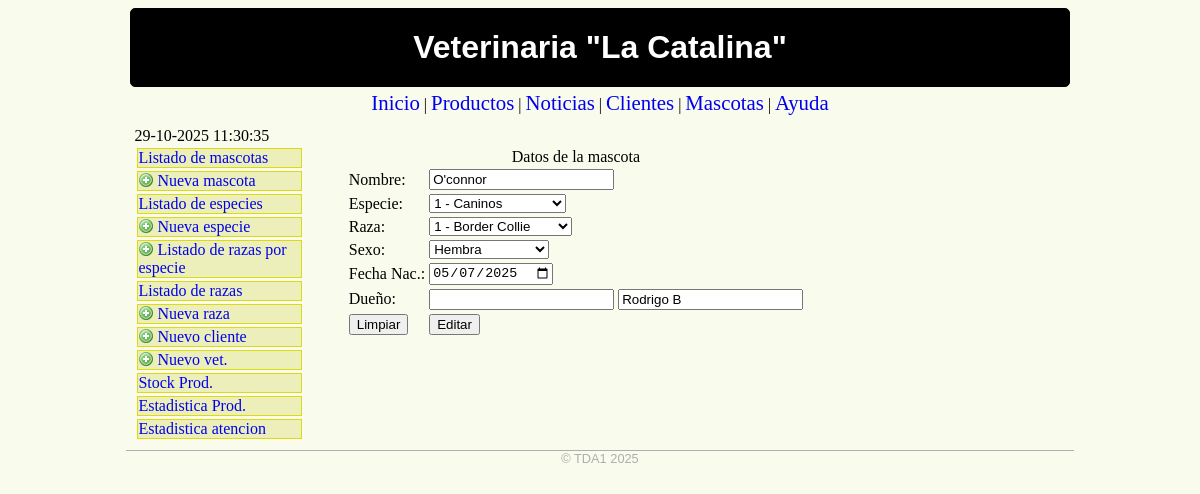
Screenshot of /veterinaria/mascotas-editar.php?masid=1 with the database file from the repository.
### tables this page shows
CREATE TABLE `mascotas` (
  `masid` int(11) NOT NULL,
  `masnombre` varchar(50) NOT NULL,
  `masespecie` int(11) NOT NULL,
  `masraza` int(11) NOT NULL,
  `massexo` varchar(1) NOT NULL,
  `masfechanac` date NOT NULL,
  `maspropietario` varchar(100) NOT NULL
);

### veterinaria/mascotas-editar.php (the view, shortened to what this page needs)
<?php
require('./db.php');
if($_GET){
	$masid = $_GET['masid'];
	$masid = mysqli_real_escape_string($conn,$masid);
	$sql = "SELECT * FROM mascotas WHERE masid='".$masid."'";
	$resultado = mysqli_query($conn,$sql);
	while($row = mysqli_fetch_array($resultado, MYSQLI_ASSOC)){
		$petname = $row['masnombre'];
		$petspecie = $row['masespecie'];
		$petrace = $row['masraza'];
		$petsex = $row['massexo'];
		$petdob = $row['masfechanac'];
		$petownername = $row['maspropietario'];
	}
}
?>
<html>
<head>
<link href='./estilo-diagramacion.css' rel='stylesheet' type='text/css'>
</head>
<body>
<div class='contenedor'>
	<header>
	<a href='/'>Veterinaria "La Catalina"</a>
	</header>
	<nav>
	<?php include('menu-superior.php'); ?>
	</nav>
	<section>
	<?php include('menu-lateral.php'); ?>
	</section>
<article>
<form action='<?php echo $_SERVER['PHP_SELF']; ?>' method='POST'>
	<table>
	<caption>Datos de la mascota</caption>
	<tr>
	<td>Nombre:</td>
	<td><input type='text' name='petname' id='petname' value='<?php echo htmlentities($petname); ?>' autofocus required></td>
	</tr>
	<tr>
	<td>Especie:</td>
	<td>
	<select name='petspecie' id='petspecie'>
	<?php
	$sql = "SELECT * FROM especies";
	$result = mysqli_query($conn, $sql);
	while($row = mysqli_fetch_array($result, MYSQLI_ASSOC)){
		$selected = "";
		if($row['espid'] == $petspecie){ $selected = " selected";}
		echo "<option value='".$row['espid']."'".$selected.">";
		echo $row['espid']." - ".$row['espnombre']."</option>\n";
}
	?>
	</select>
	</td>
	</tr>
	<tr>
	<td>Raza:</td>
	<td>
	<select name='petrace' id='petrace'>
	<?php
	$sql = "SELECT * FROM razas ORDER BY razespecie";
	$result = mysqli_query($conn, $sql);
	while($row = mysqli_fetch_array($result, MYSQLI_ASSOC)){
		$selected = "";
		if($row['razid'] == $petrace){ $selected = " selected";}
		echo "<option value='".$row['razid']."'".$selected.">";
		echo $row['razid']." - ".$row['raznombre']."</option>\n";
}
	?>
	</select>
	</td>
	</tr>
	<tr>
	<td>Sexo:</td>
	<td>
	<select name='petsex' id='petsex'>
	<option value="H" <?php if($petsex=="H"){ echo " selected";} ?>>Hembra</option>
	</select>
	</td>
	</tr>
	<tr>
	<td>Fecha Nac.:</td>
	<td><input type='date' name='petdob' id='petdob' value='<?php echo $petdob; ?>' required></td>
	</tr>
	<tr>
	<td>Dueño:</td>
	<td>
	<input type='text' name='petowner' id='petowner' readonly>
	<input type='text' name='petownername' id='petownername' value='<?php echo $petownername; ?>'required>
	</td>
	</tr>
	<tr>
	<td><button type='reset'>Limpiar</button></td>
	<td><button type='submit'>Editar</button></td>
	</tr>
	</table>
</form>
</article>
<footer>
	&copy; TDA1 2025
</footer>
</div>
</body>
</html>

### veterinaria/estilo-diagramacion.css (style rules this page uses)
body { background: #f9fbec; }
.contenedor { width: 80%; min-width: 600px; margin: 0 auto; }
header { border: 1px solid #000000; border-radius: 5px; font-family: Arial, Helvetica, sans-serif; margin: 4px; text-align: center; padding: 20px; background: #000000 url('./images/gloomy-stripes-dark-background-tile.jpg'); }
header a { color: #ffffff; text-decoration: none; font-size: 200%; font-weight: bold; }
nav { text-align: center; margin: 4px; }
section { width: 18%; border:#eb2cc5; margin: 4px 0 4px 4px; padding: 4px; float: left; }
article { width: 76%; border:#1723d0; float: right; margin: 4px 4px 4px 0; padding: 4px; }
footer { clear:both; text-align: center; font-family: Arial, Helvetica, sans-serif; font-size: 80%; color: #afadad; border-top: 1px solid #afadad; }

### rows the page displays
mascotas: petname "O'connor", petsex "Hembra", petdob "05/07/2025", petownername "Rodrigo B"

### other values shown
form field petspecie "1 - Caninos"
form field petrace "1 - Border Collie"
